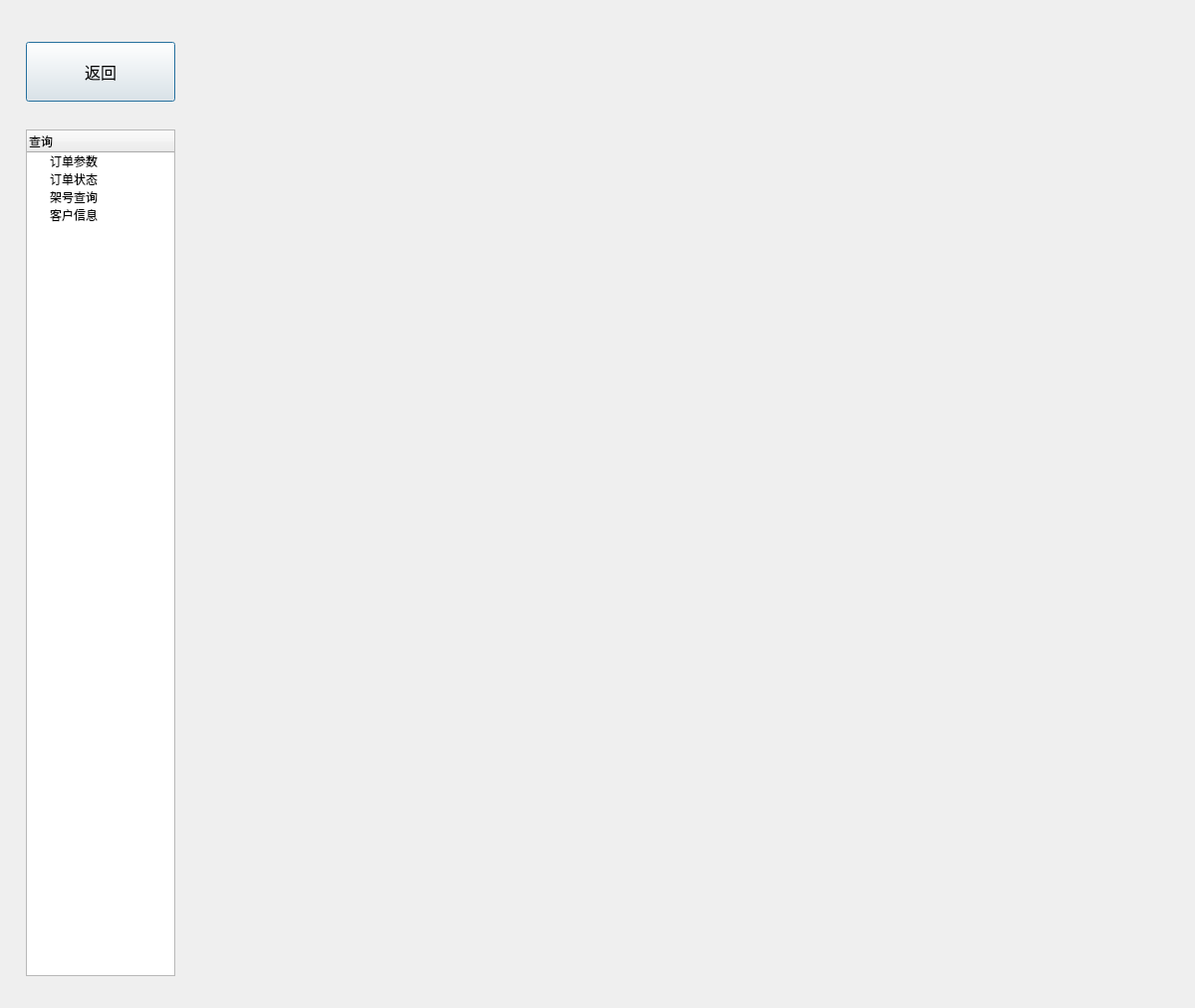
<?xml version="1.0" encoding="UTF-8"?>
<ui version="4.0">
 <class>dlgSearch</class>
 <widget class="QDialog" name="dlgSearch">
  <property name="geometry">
   <rect>
    <x>0</x>
    <y>0</y>
    <width>1200</width>
    <height>1012</height>
   </rect>
  </property>
  <property name="minimumSize">
   <size>
    <width>1200</width>
    <height>1000</height>
   </size>
  </property>
  <property name="maximumSize">
   <size>
    <width>1200</width>
    <height>1012</height>
   </size>
  </property>
  <property name="font">
   <font>
    <family>微软雅黑</family>
   </font>
  </property>
  <property name="windowTitle">
   <string>查询业务</string>
  </property>
  <layout class="QGridLayout" name="gridLayout">
   <item row="0" column="0">
    <widget class="QWidget" name="widgetChose" native="true">
     <property name="minimumSize">
      <size>
       <width>180</width>
       <height>1000</height>
      </size>
     </property>
     <property name="maximumSize">
      <size>
       <width>180</width>
       <height>16777215</height>
      </size>
     </property>
     <property name="font">
      <font>
       <family>微软雅黑</family>
      </font>
     </property>
     <layout class="QGridLayout" name="gridLayout_2">
      <item row="0" column="0">
       <widget class="QPushButton" name="BtnBack">
        <property name="minimumSize">
         <size>
          <width>0</width>
          <height>60</height>
         </size>
        </property>
        <property name="maximumSize">
         <size>
          <width>150</width>
          <height>16777215</height>
         </size>
        </property>
        <property name="font">
         <font>
          <family>微软雅黑</family>
          <pointsize>12</pointsize>
         </font>
        </property>
        <property name="text">
         <string>返回</string>
        </property>
       </widget>
      </item>
      <item row="1" column="0">
       <widget class="QTreeWidget" name="treeWidget">
        <property name="minimumSize">
         <size>
          <width>150</width>
          <height>0</height>
         </size>
        </property>
        <property name="maximumSize">
         <size>
          <width>150</width>
          <height>850</height>
         </size>
        </property>
        <property name="font">
         <font>
          <family>微软雅黑</family>
         </font>
        </property>
        <attribute name="headerDefaultSectionSize">
         <number>175</number>
        </attribute>
        <column>
         <property name="text">
          <string>查询</string>
         </property>
         <property name="font">
          <font>
           <family>微软雅黑</family>
          </font>
         </property>
        </column>
        <item>
         <property name="text">
          <string>订单参数</string>
         </property>
         <property name="font">
          <font>
           <family>微软雅黑</family>
          </font>
         </property>
        </item>
        <item>
         <property name="text">
          <string>订单状态</string>
         </property>
         <property name="font">
          <font>
           <family>微软雅黑</family>
          </font>
         </property>
        </item>
        <item>
         <property name="text">
          <string>架号查询</string>
         </property>
         <property name="font">
          <font>
           <family>微软雅黑</family>
          </font>
         </property>
        </item>
        <item>
         <property name="text">
          <string>客户信息</string>
         </property>
         <property name="font">
          <font>
           <family>微软雅黑</family>
          </font>
         </property>
        </item>
       </widget>
      </item>
     </layout>
    </widget>
   </item>
   <item row="0" column="1">
    <widget class="QWidget" name="widgetData" native="true">
     <property name="font">
      <font>
       <family>微软雅黑</family>
      </font>
     </property>
     <layout class="QGridLayout" name="gridLayout_3">
      <item row="0" column="0">
       <widget class="QStackedWidget" name="stackedWidget">
        <property name="font">
         <font>
          <family>微软雅黑</family>
         </font>
        </property>
       </widget>
      </item>
     </layout>
    </widget>
   </item>
  </layout>
 </widget>
 <resources/>
 <connections/>
</ui>
